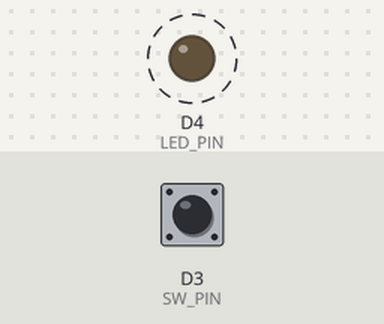
Recording of a sketch running on a simulated ESP8266 (NodeMCU). Parts: output pins drawn as LEDs (lit = HIGH). Dashed ring = blinking. Inputs (shaded band) come from the test bench; at power-on: D3 (SW_PIN) LOW. What the sketch prints to the serial monitor is not drawn.

Above: at 1.8 s.
1.9 s: D3 (SW_PIN) pulled HIGH for 0.6 s
Timing chart, 0 to 10.9 s (numbered marks = the images above; inputs shaded):
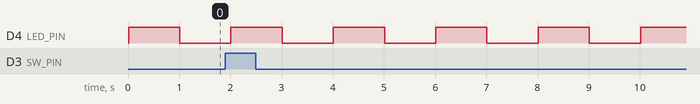

Measured:
- by itself, D4 (LED_PIN): alternates HIGH for 1.0 s and LOW for 1.0 s

The sketch:

ESP8266_nodemcu_Flash_but.ino
```cpp
#define LED_PIN     D4
#define SW_PIN      D3

void setup()
{
  Serial.begin (115200);
  delay (10);

  pinMode (LED_PIN, OUTPUT);
  pinMode (SW_PIN, INPUT);
}

void loop()
{
  if (digitalRead (SW_PIN) == HIGH)
  {
    Serial.println ("Switch Unpressed");
  }
  else
  {
    Serial.println ("Switch Pressed");
  }


  if (((millis () / 1000) % 2) == 1)
  {
    digitalWrite (LED_PIN, LOW);
  }
  else
  {
    digitalWrite (LED_PIN, HIGH);
  }

  delay (500);

}
```
